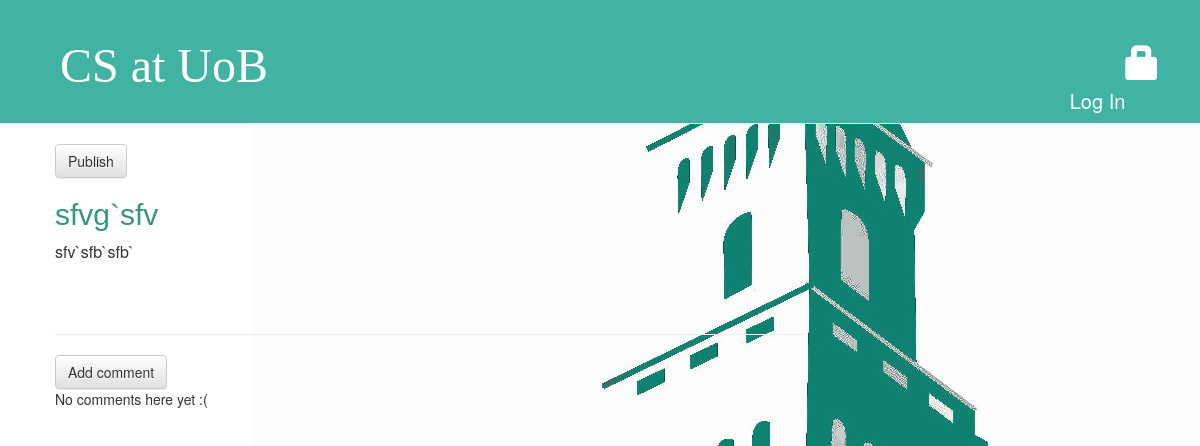
Page /post/23/ on the earlier database version.
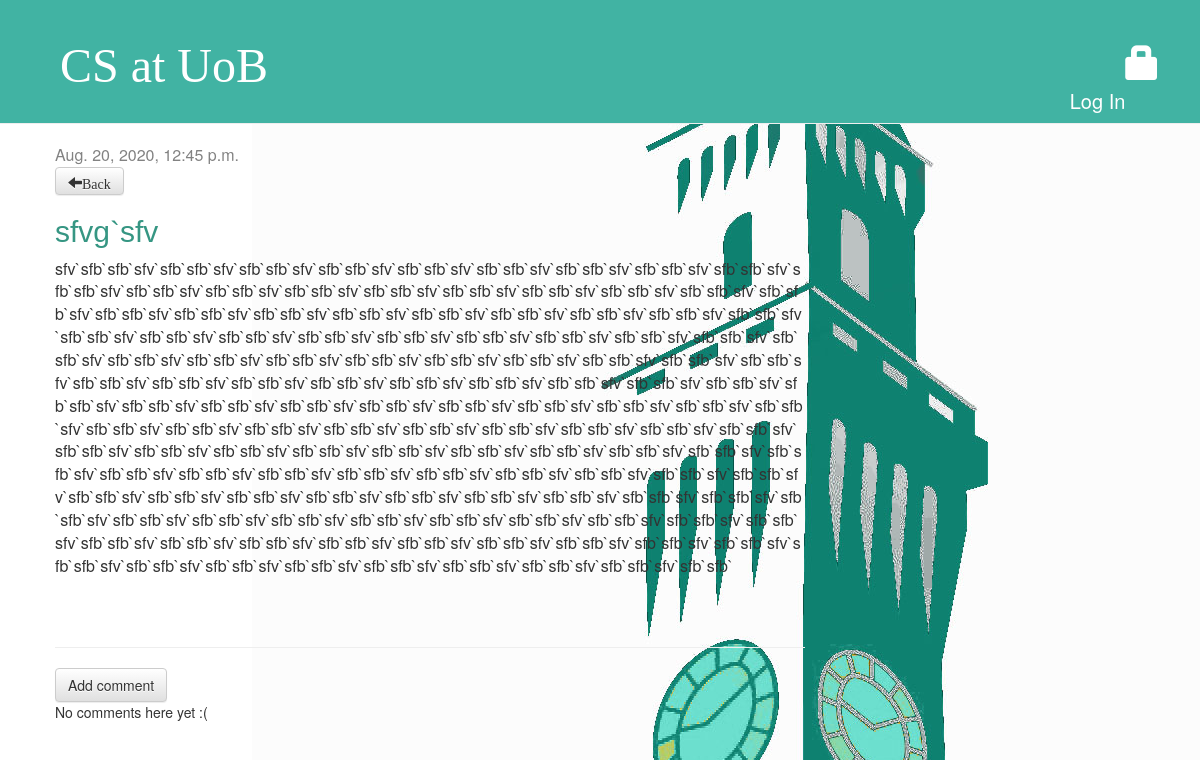
Same page on the later database version.
### blog/models.py (models this page shows, shortened)
class Post(models.Model):
	author = models.ForeignKey(settings.AUTH_USER_MODEL,
	on_delete=models.CASCADE)
	title = models.CharField(max_length=200)
	text = models.TextField()
	created_date = models.DateTimeField(default=timezone.now)
	published_date = models.DateTimeField(blank=True, null=True)

### blog/views.py (the view)
# urls.py: path('post/<int:pk>/', views.post_detail, name='post_detail'),
def post_detail(request, pk):
	post = get_object_or_404(Post, pk=pk)
	return render(request, 'blog/post_detail.html', {'post': post})

### blog/templates/blog/post_detail.html (shortened to what this page needs)
{% extends 'blog/base.html' %}
{% block content %}
<div class="post">
    {% if post.published_date %}
         <div class="date">
            {{ post.published_date }}
         </div>
    <a class="btn btn-default" href="/"><span class="glyphicon glyphicon-arrow-left">Back</span></a>
    {% else %}
        <a class="btn btn-default" href="{% url 'post_publish' pk=post.pk %}">Publish</a>
    {% endif %}
    <h2>{{ post.title }}</h2>
    <p>{{ post.text|linebreaksbr }}</p> </div>
<hr>
    <a class="btn btn-default" href="{% url 'add_comment_to_post' pk=post.pk %}">Add comment</a>
    {% for comment in post.comments.all %}
    {% if user.is_authenticated or comment.approved_comment %}
    <div class="comment">
        <div class="date">
            {{ comment.created_date }}
            {% if not comment.approved_comment %}
                <a class="btn btn-default" href="{% url 'comment_remove' pk=comment.pk %}"><span class="glyphicon glyphicon-remove"></span></a>
                <a class="btn btn-default" href="{% url 'comment_approve' pk=comment.pk %}"><span class="glyphicon glyphicon-ok"></span></a>
            {% endif %}
        </div>
        <strong>{{ comment.author }}</strong>
        <p>{{ comment.text|linebreaks }}</p>
    </div>
    {% endif %}
{% empty %}
    <p>No comments here yet :(</p>
{% endfor %}
{% endblock %}

Differences in the rows shown:
changed Post "sfvg`sfv": published_date (not shown) → "Aug. 20, 2020, 12:45 p.m."; text "sfv`sfb`sfb`" → "sfv`sfb`sfb`sfv`sfb`sfb`sfv`sfb`sfb`sfv`sfb`sfb`sfv`sfb`sfb`sfv`sfb`sfb`sfv`sfb`sfb`sfv`sfb`sfb`sfv`sfb`sfb`sfv`sfb`sfb`sfv`sfb`sfb`sfv`sfb`sfb`sfv`sfb`sfb`sfv`sfb`sfb`sfv`sfb`sfb`sfv`sfb`sfb`sfv`sfb`sfb`sfv`sfb`sfb`sfv`sfb`sfb`sfv`sfb`sfb`sfv`sfb`sfb`sfv`sfb`sfb`sfv`sfb`sfb`sfv`sfb`sfb`sfv`sfb`sfb`sfv`sfb`sfb`sfv`sfb`sfb`sfv`sfb`sfb`sfv`sfb`sfb`sfv`sfb`sfb`sfv`sfb`sfb`sfv`sfb`sfb`sfv`sfb`sfb`sfv`sfb`sfb`sfv`sfb`sfb`sfv`sfb`sfb`sfv`sfb`sfb`sfv`sfb`sfb`sfv`sfb`sfb`sfv`sfb`sfb`sfv`sfb`sfb`sfv`sfb`sfb`sfv`sfb`sfb`sfv`sfb`sfb`sfv`sfb`sfb`sfv`sfb`sfb`sfv`sfb`sfb`sfv`sfb`sfb`sfv`sfb`sfb`sfv`sfb`sfb`sfv`sfb`sfb`sfv`sfb`sfb`sfv`sfb`sfb`sfv`sfb`sfb`sfv`sfb`sfb`sfv`sfb`sfb`sfv`sfb`sfb`sfv`sfb`sfb`sfv`…"
Other differences:
text no longer shown: "Publish"
text now shown: "Back"
